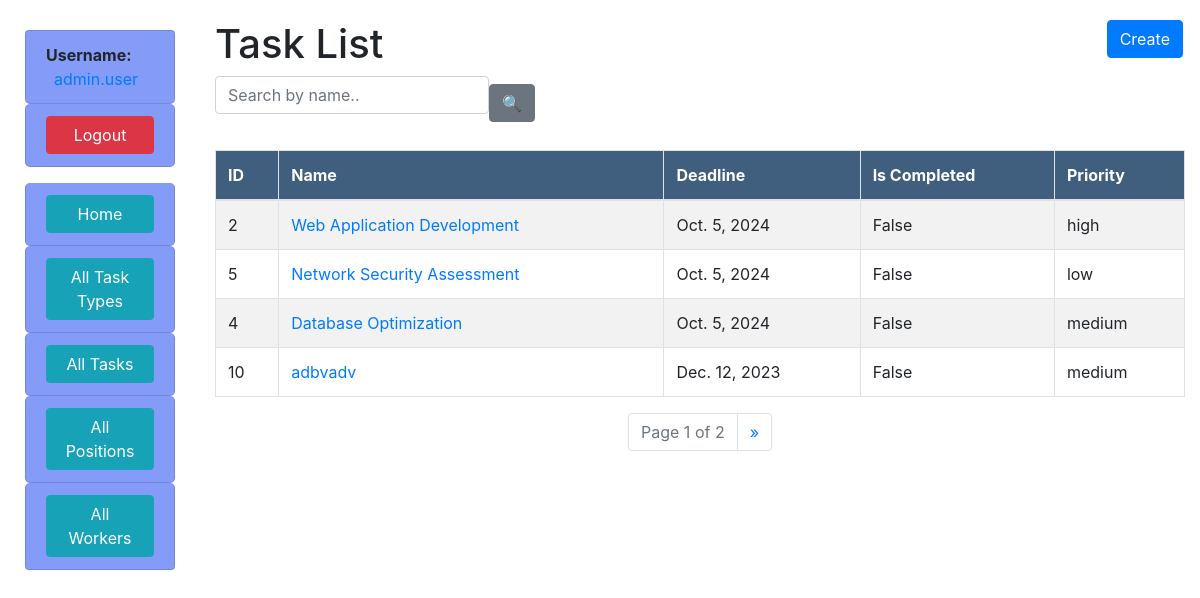
The page /tasks/ (signed in) on the database its author committed.
### task/models.py (models this page shows, shortened)
class Worker(AbstractUser):
    position = models.ForeignKey(
        "Position",
        on_delete=models.CASCADE,
        related_name="workers",
        blank=True,
        null=True
    )
    class Meta:
        ordering = ["position"]
        verbose_name = "worker"
        verbose_name_plural = "workers"
    def get_absolute_url(self):
        return reverse("task:worker-detail", kwargs={"pk": self.pk})

class Task(models.Model):
    PRIORITY_CHOICES = [
        ("urgent", "Urgent"),
        ("high", "High"),
        ("medium", "Medium"),
        ("low", "Low"),
    ]
    name = models.CharField(max_length=255)
    description = models.TextField()
    deadline = models.DateField()
    is_completed = models.BooleanField()
    priority = models.CharField(
        choices=PRIORITY_CHOICES, default="medium", max_length=10
    )
    task_type = models.ForeignKey(
        TaskType, on_delete=models.SET_NULL, related_name="tasks", null=True
    )
    assignees = models.ManyToManyField(
        settings.AUTH_USER_MODEL, related_name="tasks"
    )
    class Meta:
        ordering = ["is_completed", "priority"]
    def get_absolute_url(self):
        return reverse("task:task-detail", kwargs={"pk": self.pk})

### task/views.py (the view)
# urls.py: path("tasks/", TaskListView.as_view(), name="task-list"),
class TaskListView(LoginRequiredMixin, generic.ListView):
    model = Task
    paginate_by = 4
    def get_context_data(self, *, object_list=None, **kwargs):
        context = super().get_context_data(**kwargs)
        name = self.request.GET.get("name", "")
        context["search_form"] = NameSearchForm(initial={"name": name})
        return context
    def get_queryset(self):
        queryset = Task.objects.all()
        name = self.request.GET.get("name")
        if name:
            return queryset.filter(name__icontains=name)
        return queryset

### task/forms.py
class NameSearchForm(forms.Form):
    name = forms.CharField(
        max_length=255,
        required=False,
        label="",
        widget=forms.TextInput(attrs={"placeholder": "Search by name.."})
    )

### task/templatetags/query_transform.py (called while the page is built)
@register.simple_tag
def query_transform(request, **kwargs):
    updated = request.GET.copy()
    for key, value in kwargs.items():
        if value is not None:
            updated[key] = value
        else:
            updated.pop(key, 0)
    return updated.urlencode()

### templates/task/task_list.html
{% extends "base.html" %}
{% block content %}
  <h1>Task List
    <a href="{% url 'task:task-create' %}" class="btn btn-primary link-to-page">Create</a>
  </h1>
  {% include "includes/search_form.html" %}
  {% if task_list %}
    <table class="table table-striped">
      <thead>
        <tr>
          <th>ID</th>
          <th>Name</th>
          <th>Deadline</th>
          <th>Is Completed</th>
          <th>Priority</th>
        </tr>
      </thead>
      <tbody>
        {% for task in task_list %}
          <tr>
            <td>{{ task.id }}</td>
            <td><a href="{{ task.get_absolute_url }}">{{ task.name }}</a></td>
            <td>{{ task.deadline }}</td>
            <td>{{ task.is_completed }}</td>
            <td>{{ task.priority }}</td>
          </tr>
        {% endfor %}
      </tbody>
    </table>
  {% else %}
    <p>There are no tasks yet.</p>
  {% endif %}
{% endblock %}

### templates/includes/sidebar.html (shortened to what this page needs)
<ul class="list-group sidebar-nav sticky-sidebar">
  {% if user.is_authenticated %}
    <li class="list-group-item sidebar-bg-color">
      <span class="font-weight-bold">Username:</span>
      <a href="{{ user.get_absolute_url }}" class="ml-2">{{ user.username }}</a>
    </li>
    <li class="list-group-item sidebar-bg-color mb-3">
      <a href="{% url 'logout' %}" class="btn btn-danger btn-block">Logout</a>
    </li>
  {% endif %}
  <li class="list-group-item sidebar-bg-color">
    <a href="{% url 'task:index' %}" class="btn btn-info btn-block">Home</a>
  </li>
  <li class="list-group-item sidebar-bg-color">
    <a href="{% url 'task:task-type-list' %}" class="btn btn-info btn-block">All Task Types</a>
  </li>
  <li class="list-group-item sidebar-bg-color">
    <a href="{% url 'task:task-list' %}" class="btn btn-info btn-block">All Tasks</a>
  </li>
  <li class="list-group-item sidebar-bg-color">
    <a href="{% url 'task:position-list' %}" class="btn btn-info btn-block">All Positions</a>
  </li>
  <li class="list-group-item sidebar-bg-color">
    <a href="{% url 'task:worker-list' %}" class="btn btn-info btn-block">All Workers</a>
  </li>
</ul>

### static/css/styles.css (style rules this page uses)
body { margin-top: 20px; }
.link-to-page { float: right; margin: 0 2px 0 2px; }
.sidebar-bg-color { background-color: rgb(132, 155, 248); }
.list-group-item { border-radius: 5px; }
.table { margin-top: 20px; }
.table th { background-color: #405e7e; color: #fff; border: 1px solid #dee2e6; }
.table td { border: 1px solid #dee2e6; vertical-align: middle; }
.sticky-sidebar { position: sticky; top: 0; z-index: 1; padding: 10px; }

### rows shown on the page
Worker: username "admin.user"
Task: id "2", name "Web Application Development", deadline "Oct. 5, 2024", is_completed "False", priority "high"
Task: id "5", name "Network Security Assessment", deadline "Oct. 5, 2024", is_completed "False", priority "low"
Task: id "4", name "Database Optimization", deadline "Oct. 5, 2024", is_completed "False", priority "medium"
Task: id "10", name "adbvadv", deadline "Dec. 12, 2023", is_completed "False", priority "medium"

### other values the page prints
{{ page_obj.number }} "1"
{{ paginator.num_pages }} "2"
